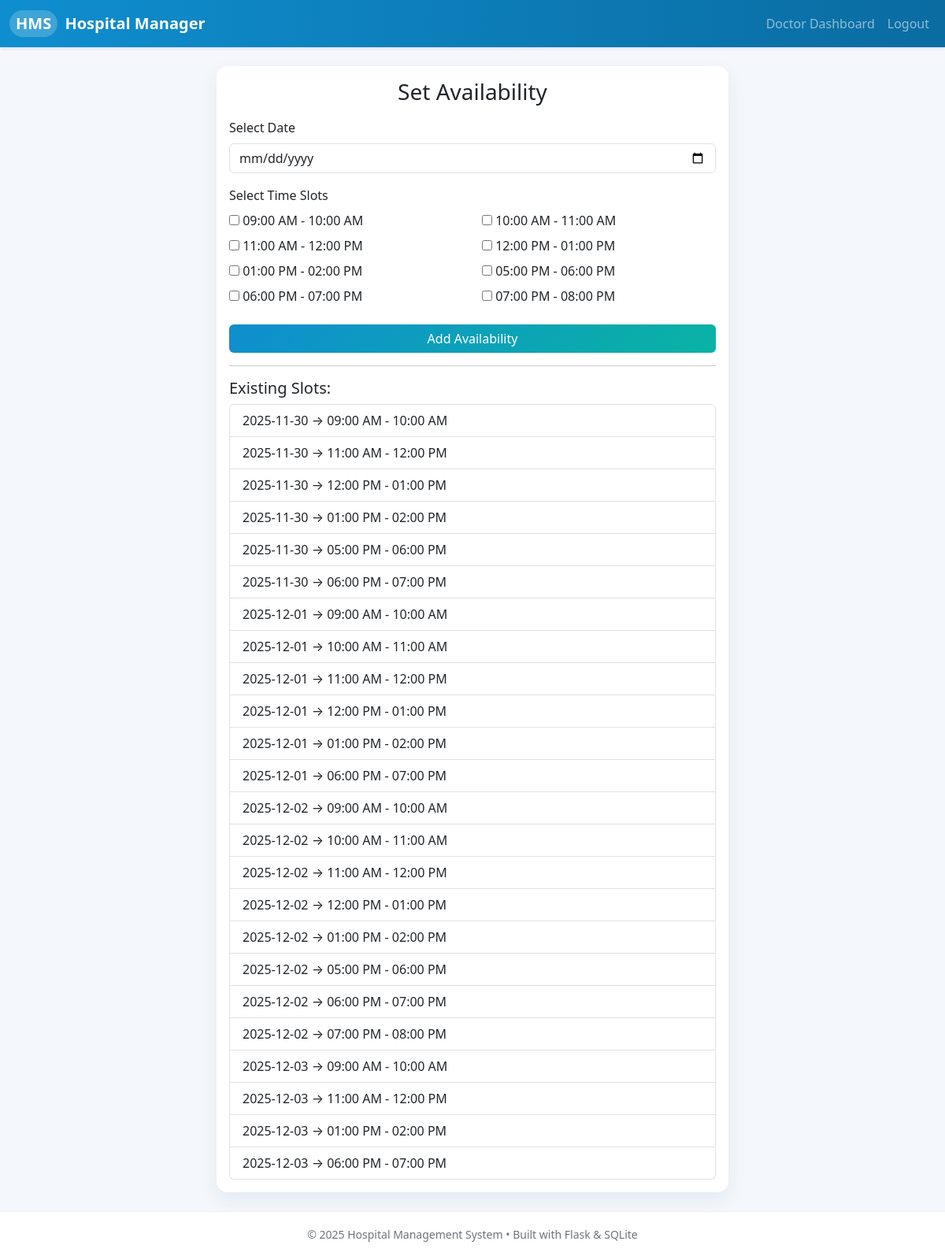
Screenshot of /doctor/availability (signed in) with the database file from the repository.
### tables this page shows
CREATE TABLE doctor_availability (
    id INTEGER PRIMARY KEY AUTOINCREMENT,
    doctor_id INTEGER NOT NULL,
    date TEXT NOT NULL,      -- YYYY-MM-DD
    time_slot TEXT NOT NULL, -- Example: '09:00 AM – 10:00 AM'
    FOREIGN KEY (doctor_id) REFERENCES doctors(id)
);

### app.py (the view, shortened to what this page needs)
@app.route("/doctor/availability", methods=["GET","POST"]) # Used by doctor to set there availability slots
@login_required
def set_availability():
    if current_user.role != "doctor":
        return "Access Denied", 403
    con = sqlite3.connect("hospital.db")
    cur = con.cursor()
    cur.execute("SELECT id FROM doctors WHERE user_id=?", (current_user.id,))
    doctor_id = cur.fetchone()[0]
    cur.execute("SELECT date,time_slot FROM doctor_availability WHERE doctor_id=?", (doctor_id,))
    slots = cur.fetchall()
    con.close()
    from datetime import date
    return render_template("doctor_availability.html", slots=slots, min_date=str(date.today()))

### app.py (called while the page is built)
@login_manager.user_loader # This is used by login manager to manage users
def load_user(user_id):
    row = get_user_by_id(user_id)
    if not row:
        return None
    return User(row[0], row[1], row[2], row[4])

### database.py (called while the page is built)
def get_user_by_id(user_id):
    con = sqlite3.connect("hospital.db")
    cursor = con.cursor()
    cursor.execute("SELECT * FROM users WHERE id = ?", (user_id,))
    user = cursor.fetchone()
    con.close()
    return user

### templates/doctor_availability.html (shortened to what this page needs)
{% extends "base.html" %}
{% block content %}
<div class="d-flex justify-content-center">
    <div class="card hms-card" style="width: 650px;">
        <div class="card-body">
            <h3 class="mb-3 text-center">Set Availability</h3>
            <form method="POST">
                <label class="form-label">Select Date</label>
                <input type="date" name="date" class="form-control mb-3" min="{{ min_date }}" required>
                <label class="form-label">Select Time Slots</label><br>
                <div class="row">
                    {% for slot in ["09:00 AM - 10:00 AM","10:00 AM - 11:00 AM","11:00 AM - 12:00 PM",
                                    "12:00 PM - 01:00 PM","01:00 PM - 02:00 PM","05:00 PM - 06:00 PM",
                                    "06:00 PM - 07:00 PM","07:00 PM - 08:00 PM"] %}
                    <div class="col-6 mb-2">
                        <input type="checkbox" name="time_slots" value="{{ slot }}">
                        <label>{{ slot }}</label>
                    </div>
                    {% endfor %}
                </div>
                <button class="btn hms-btn-primary mt-3 w-100">Add Availability</button>
            </form>
            <hr>
            <h5 class="mt-3">Existing Slots:</h5>
            {% if slots %}
                <ul class="list-group">
                    {% for s in slots %}
                        <li class="list-group-item">{{ s[0] }} → {{ s[1] }}</li>
                    {% endfor %}
                </ul>
            {% else %}
                <p class="text-muted text-center">No slots added yet.</p>
            {% endif %}
        </div>
    </div>
</div>
{% endblock %}

### static/css/styles.css (style rules this page uses)
body { background: #f4f7fb; font-family: system-ui, -apple-system, BlinkMacSystemFont, "Segoe UI", sans-serif; }
.hms-card { border: none; border-radius: 14px; box-shadow: 0 10px 25px rgba(15, 94, 138, 0.08); }
.hms-btn-primary { background: linear-gradient(135deg, #0f8ecf, #0ab3a3); border: none; color: #fff; font-weight: 500; }

### rows the page displays
doctor_availability: date "2025-11-30", time_slot "09:00 AM - 10:00 AM"
doctor_availability: date "2025-11-30", time_slot "11:00 AM - 12:00 PM"
doctor_availability: date "2025-11-30", time_slot "12:00 PM - 01:00 PM"
doctor_availability: date "2025-11-30", time_slot "01:00 PM - 02:00 PM"
doctor_availability: date "2025-11-30", time_slot "05:00 PM - 06:00 PM"
doctor_availability: date "2025-11-30", time_slot "06:00 PM - 07:00 PM"
doctor_availability: date "2025-12-01", time_slot "09:00 AM - 10:00 AM"
doctor_availability: date "2025-12-01", time_slot "10:00 AM - 11:00 AM"
doctor_availability: date "2025-12-01", time_slot "11:00 AM - 12:00 PM"
doctor_availability: date "2025-12-01", time_slot "12:00 PM - 01:00 PM"
doctor_availability: date "2025-12-01", time_slot "01:00 PM - 02:00 PM"
doctor_availability: date "2025-12-01", time_slot "06:00 PM - 07:00 PM"
doctor_availability: date "2025-12-02", time_slot "09:00 AM - 10:00 AM"
doctor_availability: date "2025-12-02", time_slot "10:00 AM - 11:00 AM"
doctor_availability: date "2025-12-02", time_slot "11:00 AM - 12:00 PM"
doctor_availability: date "2025-12-02", time_slot "12:00 PM - 01:00 PM"
doctor_availability: date "2025-12-02", time_slot "01:00 PM - 02:00 PM"
doctor_availability: date "2025-12-02", time_slot "05:00 PM - 06:00 PM"
doctor_availability: date "2025-12-02", time_slot "06:00 PM - 07:00 PM"
doctor_availability: date "2025-12-02", time_slot "07:00 PM - 08:00 PM"
doctor_availability: date "2025-12-03", time_slot "09:00 AM - 10:00 AM"
doctor_availability: date "2025-12-03", time_slot "11:00 AM - 12:00 PM"
doctor_availability: date "2025-12-03", time_slot "01:00 PM - 02:00 PM"
doctor_availability: date "2025-12-03", time_slot "06:00 PM - 07:00 PM"

### other values shown
{{ slot }} "09:00 AM - 10:00 AM" "10:00 AM - 11:00 AM" "11:00 AM - 12:00 PM" "12:00 PM - 01:00 PM" "01:00 PM - 02:00 PM" "05:00 PM - 06:00 PM" "06:00 PM - 07:00 PM" "07:00 PM - 08:00 PM"
{{ 2025 }} "2025"
